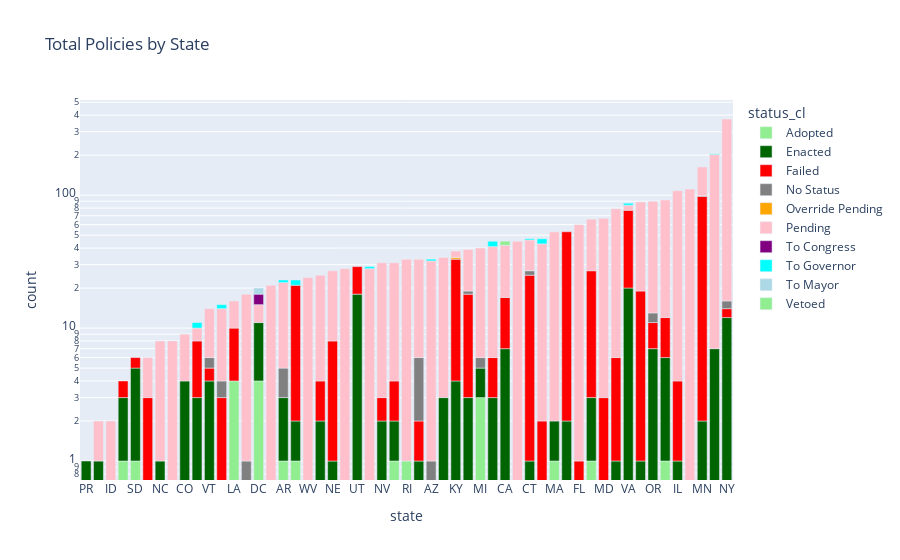

Write notebook code for a chart like this one.
### Code cell
import plotly.express as px
fig = px.bar(state_policies_stat, x="state", y="count", color="status_cl", title="Total Policies by State", log_y=True, 
             color_discrete_sequence = ['lightgreen', 'darkgreen', 'red', "grey", "orange", "pink", "purple", "cyan", "lightblue"])
fig.update_layout(xaxis={'categoryorder':'array', 'categoryarray':state_policies_stat.sort_values(["tot_policies"])['state'].values})
fig.show()

### Figure 1 — Plotly figure (JSON) as saved in the notebook; plotly's stock layout.template omitted (floating-point values rounded to 4 significant figures; data arrays with more than 128 entries replaced by an {"elided": "..."} marker saying what was removed)
{"data": [{"alignmentgroup": "True", "hovertemplate": "status_cl=Adopted<br>state=%{x}<br>count=%{y}<extra></extra>", "legendgroup": "Adopted", "marker": {"color": "lightgreen"}, "name": "Adopted", "offsetgroup": "Adopted", "orientation": "v", "showlegend": true, "textposition": "auto", "type": "bar", "x": ["AR", "DC", "DE", "GA", "HI", "LA", "MA", "MI", "NM", "RI", "SD", "TN"], "xaxis": "x", "y": [1, 4, 1, 1, 1, 4, 1, 3, 1, 1, 1, 1], "yaxis": "y"}, {"alignmentgroup": "True", "hovertemplate": "status_cl=Enacted<br>state=%{x}<br>count=%{y}<extra></extra>", "legendgroup": "Enacted", "marker": {"color": "darkgreen"}, "name": "Enacted", "offsetgroup": "Enacted", "orientation": "v", "showlegend": true, "textposition": "auto", "type": "bar", "x": ["AR", "CA", "CO", "CT", "DC", "DE", "GA", "GU", "HI", "IA", "IL", "KY", "MA", "MI", "MN", "MO", "MS", "MT", "NC", "ND", "NE", "NH", "NJ", "NM", "NV", "NY", "OH", "OR", "PA", "PR", "SC", "SD", "TN", "UT", "VA", "VT"], "xaxis": "x", "y": [2, 7, 4, 1, 7, 2, 2, 1, 1, 2, 1, 4, 1, 2, 2, 1, 2, 3, 1, 3, 1, 1, 7, 1, 2, 12, 3, 7, 3, 1, 1, 4, 5, 18, 20, 4], "yaxis": "y"}, {"alignmentgroup": "True", "hovertemplate": "status_cl=Failed<br>state=%{x}<br>count=%{y}<extra></extra>", "legendgroup": "Failed", "marker": {"color": "red"}, "name": "Failed", "offsetgroup": "Failed", "orientation": "v", "showlegend": true, "textposition": "auto", "type": "bar", "x": ["CA", "CT", "DE", "FL", "GA", "HI", "IA", "IL", "IN", "KS", "KY", "LA", "MD", "MN", "MO", "MS", "MT", "ND", "NE", "NH", "NM", "NV", "NY", "OR", "PA", "SC", "SD", "TN", "UT", "VA", "VT", "WY"], "xaxis": "x", "y": [10, 24, 1, 1, 24, 2, 2, 3, 2, 3, 29, 6, 3, 96, 18, 51, 3, 5, 7, 1, 19, 1, 2, 4, 15, 5, 1, 6, 11, 57, 1, 3], "yaxis": "y"}, {"alignmentgroup": "True", "hovertemplate": "status_cl=No Status<br>state=%{x}<br>count=%{y}<extra></extra>", "legendgroup": "No Status", "marker": {"color": "grey"}, "name": "No Status", "offsetgroup": "No Status", "orientation": "v", "showlegend": true, "textposition": "auto", "type": "bar", "x": ["AR", "AZ", "CT", "KS", "MI", "MN", "NH", "NY", "OR", "PA", "VT", "WI"], "xaxis": "x", "y": [2, 1, 2, 1, 1, 1, 4, 2, 2, 1, 1, 1], "yaxis": "y"}, {"alignmentgroup": "True", "hovertemplate": "status_cl=Override Pending<br>state=%{x}<br>count=%{y}<extra></extra>", "legendgroup": "Override Pending", "marker": {"color": "orange"}, "name": "Override Pending", "offsetgroup": "Override Pending", "orientation": "v", "showlegend": true, "textposition": "auto", "type": "bar", "x": ["KY"], "xaxis": "x", "y": [1], "yaxis": "y"}, {"alignmentgroup": "True", "hovertemplate": "status_cl=Pending<br>state=%{x}<br>count=%{y}<extra></extra>", "legendgroup": "Pending", "marker": {"color": "pink"}, "name": "Pending", "offsetgroup": "Pending", "orientation": "v", "showlegend": true, "textposition": "auto", "type": "bar", "x": ["AK", "AL", "AR", "AZ", "CA", "CO", "CT", "DC", "FL", "GA", "GU", "HI", "IA", "ID", "IL", "IN", "KS", "KY", "LA", "MA", "MD", "ME", "MI", "MN", "MO", "MT", "NC", "ND", "NE", "NH", "NJ", "NV", "NY", "OH", "OK", "OR", "PA", "RI", "SC", "TN", "TX", "VA", "VT", "WA", "WI", "WV", "WY"], "xaxis": "x", "y": [8, 28, 17, 31, 25, 5, 19, 4, 59, 39, 1, 27, 21, 2, 104, 41, 10, 4, 6, 51, 64, 28, 34, 64, 70, 35, 7, 2, 19, 27, 195, 28, 358, 31, 45, 77, 20, 32, 73, 80, 111, 7, 8, 21, 17, 24, 3], "yaxis": "y"}, {"alignmentgroup": "True", "hovertemplate": "status_cl=To Congress<br>state=%{x}<br>count=%{y}<extra></extra>", "legendgroup": "To Congress", "marker": {"color": "purple"}, "name": "To Congress", "offsetgroup": "To Congress", "orientation": "v", "showlegend": true, "textposition": "auto", "type": "bar", "x": ["DC"], "xaxis": "x", "y": [3], "yaxis": "y"}, {"alignmentgroup": "True", "hovertemplate": "status_cl=To Governor<br>state=%{x}<br>count=%{y}<extra></extra>", "legendgroup": "To Governor", "marker": {"color": "cyan"}, "name": "To Governor", "offsetgroup": "To Governor", "orientation": "v", "showlegend": true, "textposition": "auto", "type": "bar", "x": ["AL", "AR", "AZ", "CT", "IN", "KS", "MT", "ND", "NJ", "NM", "VA"], "xaxis": "x", "y": [1, 1, 1, 1, 4, 1, 4, 1, 3, 2, 3], "yaxis": "y"}, {"alignmentgroup": "True", "hovertemplate": "status_cl=To Mayor<br>state=%{x}<br>count=%{y}<extra></extra>", "legendgroup": "To Mayor", "marker": {"color": "lightblue"}, "name": "To Mayor", "offsetgroup": "To Mayor", "orientation": "v", "showlegend": true, "textposition": "auto", "type": "bar", "x": ["DC"], "xaxis": "x", "y": [2], "yaxis": "y"}, {"alignmentgroup": "True", "hovertemplate": "status_cl=Vetoed<br>state=%{x}<br>count=%{y}<extra></extra>", "legendgroup": "Vetoed", "marker": {"color": "lightgreen"}, "name": "Vetoed", "offsetgroup": "Vetoed", "orientation": "v", "showlegend": true, "textposition": "auto", "type": "bar", "x": ["CA", "NJ"], "xaxis": "x", "y": [3, 1], "yaxis": "y"}], "layout": {"autosize": true, "barmode": "relative", "legend": {"title": {"text": "status_cl"}, "tracegroupgap": 0}, "title": {"text": "Total Policies by State"}, "xaxis": {"anchor": "y", "autorange": true, "categoryarray": {"elided": "155 str values"}, "categoryorder": "array", "domain": [0, 1], "range": [-0.5, 52.5], "title": {"text": "state"}, "type": "category"}, "yaxis": {"anchor": "x", "autorange": true, "domain": [0, 1], "range": [-0.1429, 2.716], "title": {"text": "count"}, "type": "log"}}}
